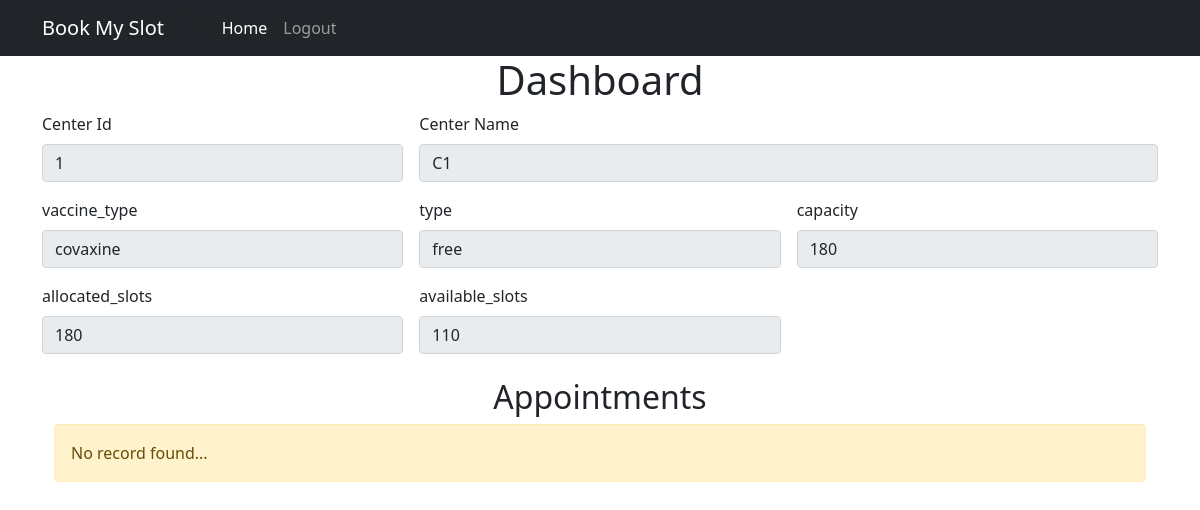
Page /center_dashboard (signed in) on the earlier database version.
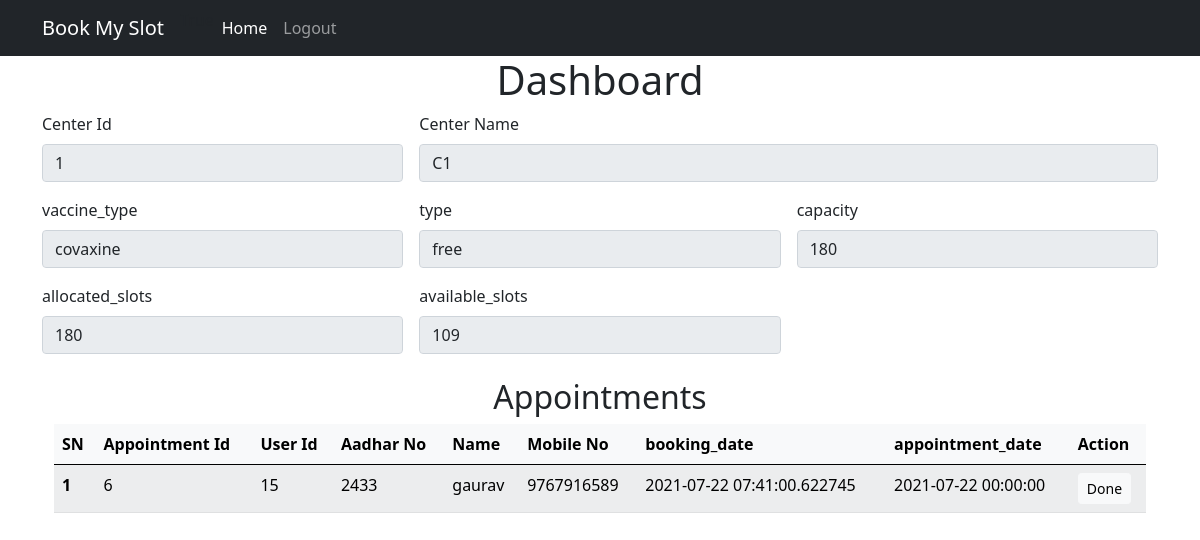
Same page on the later database version.
### models.py (models this page shows)
class Center(db.Model):
    __tablename__= 'centers'
    center_id=db.Column(db.Integer, primary_key=True)
    center_name=db.Column(db.String(100), nullable=False)
    city=db.Column(db.String(100), nullable=False)
    district=db.Column(db.String(100), nullable=False)
    pin_code=db.Column(db.String(100), nullable=False)
    capacity=db.Column(db.String(100),nullable=False)
    allocated_slots=db.Column(db.Integer, nullable=False)
    available_slots=db.Column(db.Integer, nullable=False)
    vaccine_type=db.Column(db.String(100),nullable=False)
    type=db.Column(db.String, nullable=False)

class Bookings(db.Model):
    __tablename__= 'bookings'
    booking_id=db.Column(db.Integer, primary_key=True)
    user_id=db.Column(db.Integer,db.ForeignKey('users.id'))
    center_id=db.Column(db.Integer,db.ForeignKey('centers.center_id'))
    vaccine=db.Column(db.String(100),default='V1')
    type=db.Column(db.String,default='free')
    booking_date=db.Column(db.DateTime, default=datetime.datetime.utcnow())
    appointment_date=db.Column(db.DateTime, default=datetime.datetime.utcnow())

class User(db.Model,UserMixin):
    __tablename__= 'users'
    id=db.Column(db.Integer, primary_key=True)
    first_name=db.Column(db.String(100), nullable=False)
    last_name=db.Column(db.String(100), nullable=False)
    aadhar_no=db.Column(db.Integer(), nullable=False,unique=True)
    birth_year=db.Column(db.Integer(), nullable=False)
    email=db.Column(db.String(100),nullable=False)
    mobile_no=db.Column(db.Integer(), nullable=False)
    password=db.Column(db.String(100), nullable=False)
    dose = db.Column(db.Integer(), nullable=True)

### routes.py (the view)
@app.route("/center_dashboard")
@login_required
def center_dashboard():
    if is_authorized_staff():
        try:
            center_data =get_center(current_user.center_id)
            user_appo_data=user_and_appo_data(current_user.center_id)
            print('user_appo_data')
            print(user_appo_data)
            errmsg=""
            if session.get("errmsg"):
                errmsg = session.get("errmsg")
                flash(errmsg,"danger")
            return render_template('center_dashboard.html', center=center_data,data=user_appo_data)
        except:
            flash("Some error occured, Try again later...","danger")
            return render_template('staff_login.html')
    else:
        flash("You are not a authorised staff to access this page","warning")
        return redirect(url_for("staff_login")),403

### auth.py (called while the page is built)
@login_manager.user_loader
def load_user(user_id):
    user=session.get('user_cat')
    if user == "Staff":
        return Staff.query.get(user_id)
    else:
        return User.query.get(user_id)

def is_authorized_staff():
    if not(session["user_cat"]=="Staff"):
        return False
    else:
        return True

### models.py (called while the page is built)
def get_center(center_id):
    result = Center.query.get(center_id)
    center = center_schema.dump(result)
    return center

def user_and_appo_data(center_id):
    try:
        result = db.session.query(User,Bookings).join(Bookings).filter(Bookings.center_id==center_id)
    except Exception as e:
        print(e)
        return e
    data = []
    for u,b in result:
        dic = {
        "birth_year":u.birth_year,
        "user_id":u.id,
        "mobile_no":u.mobile_no,
        "last_name":u.last_name,
        "dose":u.dose,
        "email":u.email,
        "first_name":u.first_name,
        "aadhar_no":u.aadhar_no,
        "booking_date":b.booking_date,
        "center_id":b.center_id,
        "appointment_date":b.appointment_date,
        "booking_id":b.booking_id,
        }
        data.append(dic)
        dic = {}
    return data

### templates/center_dashboard.html (shortened to what this page needs)
{% extends 'base.html' %}
{% block body %}
<div class="container profile-container">
    <h1 class="center-text">Dashboard</h1>
    <form class="row g-3 " >
        {% if center %}
        {% set center_id=center.center_id %}
        {% set center_name=center.center_name %}
        {% set vaccine_type=center.vaccine_type %}
        {% set type=center.type %}
        {% set capacity=center.capacity%}
        {% set allocated_slots=center.allocated_slots%}
        {% set available_slots=center.available_slots%}
        {% set allocated_slots=center.allocated_slots%}
        {% else %}
        {% set center_id=NA %}
        {% set center_name=NA %}
        {% set vaccine_type=NA %}
        {% set type=NA %}
        {% set capacity=NA %}
        {% set allocated_slots= NA %}
        {% set available_slots= NA %}
        {% set allocated_slots= NA %}
        {% endif %}
        <div class="col-md-4">
            <label for="center_id" class="form-label">Center Id</label>
            <input type="number" class="form-control" id="center_id" value={{center_id}} disabled>
        </div>
        <div class="col-md-8">
            <label for="center_name" class="form-label">Center Name</label>
            <input type="text" class="form-control" id="name" name="center_name" value={{center_name}} disabled>
        </div>
        <div class="col-md-4">
            <label for="vaccine_type" class="form-label">vaccine_type</label>
            <input type="text" class="form-control" id="vaccine_type" value={{vaccine_type}} disabled>
        </div>
        <div class="col-md-4">
            <label for="type" class="form-label">type</label>
            <input type="text" class="form-control" id="vaccine_type" value={{type}} disabled>
        </div>
        <div class="col-md-4">
            <label for="capacity" class="form-label">capacity</label>
            <input type="number" class="form-control" id="capacity" value="{{capacity}}" disabled>
        </div>
        <div class="col-md-4">
            <label for="allocated_slots" class="form-label">allocated_slots</label>
            <input type="number" class="form-control" id="allocated_slots" value="{{allocated_slots}}" disabled>
        </div>
        <div class="col-md-4">
            <label for="available_slots" class="form-label">available_slots</label>
            <input type="number" class="form-control" id="available_slots" value="{{available_slots}}" disabled>
        </div>
    </form>
    <div class="container my-4">
        <h2 class="center-text">Appointments</h2>
          {% if data|length ==0 %}
          <div class="alert alert-warning" role="alert">
            No record found...
          </div>
          {% else %}
      <table class="table table-light table-striped">
        <thead>
            <tr>
              <th scope="col">SN</th>
              <th scope="col">Appointment Id</th>
              <th scope="col">User Id </th>
              <th scope="col">Aadhar No</th>
              <th scope="col">Name</th>
              <th scope="col">Mobile No</th>
              <th scope="col">booking_date</th>
              <th scope="col">appointment_date</th>
              <th scope="col">Action</th>
            </tr>
          </thead>
          <tbody>
            {% for d in data %}
              <tr>
                <th scope="row">{{loop.index}}</th>
                <td>{{d.booking_id}}</td>
                <td>{{d.user_id}}</td>
                <td>{{d.aadhar_no}}</td>
                <td>{{d.first_name}}</td>
                <td>{{d.mobile_no}}</td>
                <td>{{d.booking_date}}</td>
                <td>{{d.appointment_date}}</td>
                <td><a href="/shot_done/{{d.user_id}}" class="btn btn-light btn-sm">Done</a>
              </tr>
              {% endfor %}
          </tbody>
      </table>
      {% endif %}
    </div>
</div>
{% endblock body %}

### templates/base.html (shortened to what this page needs)
<!DOCTYPE html>
<html lang="en">
<head>
    <link href="https://cdn.jsdelivr.net/npm/bootstrap@5.0.2/dist/css/bootstrap.min.css" rel="stylesheet">
    <link rel="stylesheet" href="{{ url_for('static', filename='css/style.css') }} ">
</head>
<body>
    <nav class="navbar navbar-expand-lg navbar-dark bg-dark">
        <div class="container">
          <a class="navbar-brand" href="#">Book My Slot</a>
          <div class="collapse navbar-collapse" id="navbarSupportedContent">
            <ul class="navbar-nav me-auto mb-2 mb-lg-0">
              {% if current_user.is_authenticated %}
                  {% if session["user_cat"]=="Staff" %}
                    <li class="nav-item">
                      <a class="nav-link active" aria-current="page" href="{{url_for('center_dashboard')}}">Home</a>
                    </li>
                  {% else %}
                    <li class="nav-item">
                      <a class="nav-link active" aria-current="page" href="{{url_for('user_home')}}">Home</a>
                    </li>
                  {% endif %}
                  <li class="nav-item">
                    <a class="nav-link" href="{{ url_for('logout') }}">Logout</a>
                  </li>
              {% else %}
                <li class="nav-item">
                  <a class="nav-link" href="{{ url_for('login') }}">Login</a>
                </li>
              {% endif %}
            </ul>
          </div>
        </div>
      </nav>
      {% block body %}
       {% endblock body %}
</body>
</html>

### static/css/style.css (style rules this page uses)
.center-text { text-align: center; }

Differences in the rows shown:
added Bookings: booking_id "6", user_id "15", aadhar_no "2433", first_name "gaurav", mobile_no "9767916589", booking_date "2021-07-22 07:41:00.622745", appointment_date "2021-07-22 00:00:00"
Other differences:
form field available_slots: "110" → "109"
text no longer shown: "No record found..."
text now shown: "SN Appointment Id User Id Aadhar No Name Mobile No booking_date appointment_date Action"
